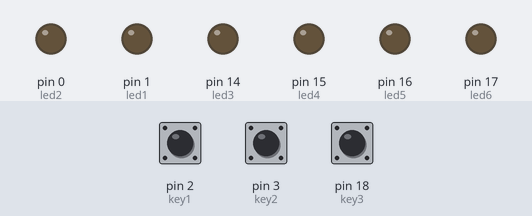
This sketch was run on a simulated Arduino Uno, built with avr-gcc and run on an emulated ATmega328P. Shown: output pins drawn as LEDs (lit = HIGH). Dashed ring = blinking. Inputs (shaded band) come from the test bench; at power-on: pin 2 (key1) HIGH, pin 3 (key2) HIGH, pin 18 (key3) HIGH.

Above: at 1.2 s.
1.3 s: pin 2 (key1) pulled LOW for 0.15 s
At 2.5 s:
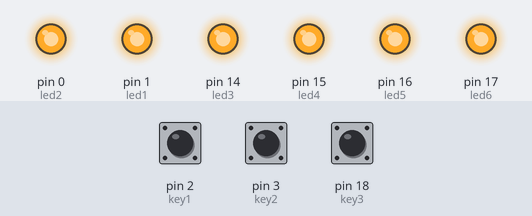
4.3 s: pin 3 (key2) pulled LOW for 0.15 s
At 4.67 s:
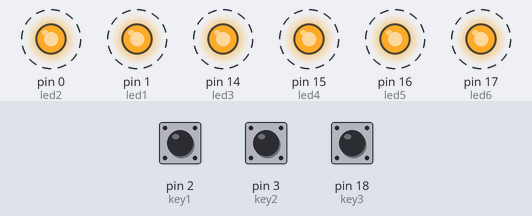
7.3 s: pin 3 (key2) pulled LOW for 3.2 s
At 7.67 s:
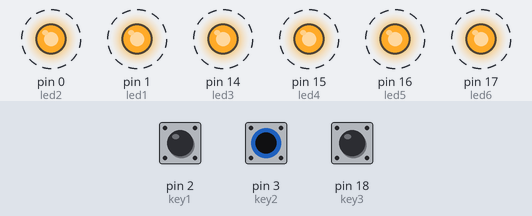
12.0 s: pin 18 (key3) pulled LOW for 0.15 s
At 12.6 s:
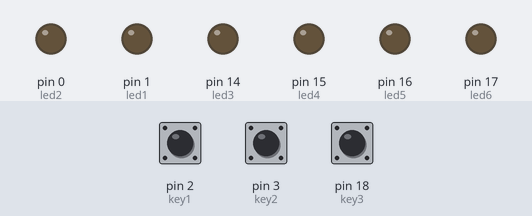
Timing chart, 0 to 14.6 s (numbered marks = the images above; inputs shaded):
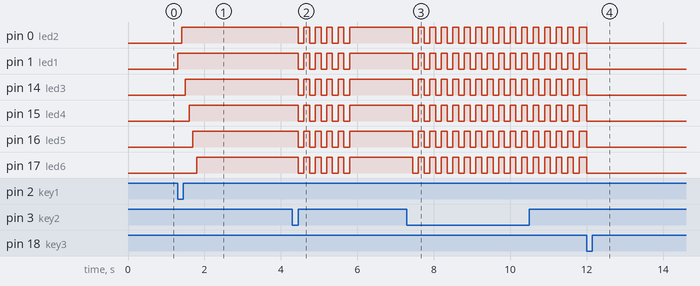

The sketch:

polling.ino
```cpp
#include<string.h>
const byte led1 = 1;
const byte led2= 0;
const byte led3 = 14;
const byte led4= 15;
const byte led5 = 16;
const byte led6= 17;
volatile byte state1 = LOW;
volatile byte state2 = LOW;
volatile byte state3 = LOW;
volatile byte state4 = LOW;
volatile byte state5 = LOW;
volatile byte state6 = LOW;
const byte key1 = 2;
const byte key2 = 3;
const byte key3 = 18;
void setup() {
  // put your setup code here, to run once:
pinMode(led1, OUTPUT);
pinMode(led2, OUTPUT);
pinMode(led3, OUTPUT);
pinMode(led4, OUTPUT);
pinMode(led5, OUTPUT);
pinMode(led6, OUTPUT);
 pinMode(key1, INPUT_PULLUP);
 pinMode(key2, INPUT_PULLUP);
 pinMode(key3, INPUT_PULLUP);
 blinkThree();
}

void loop() {
  if(digitalRead(key1)==LOW){
  blinkOne();
  }
   if(digitalRead(key2)==LOW){
  blinkTwo();
   }
  if(digitalRead(key3)==LOW){
  blinkThree();
   }
}
void blinkOne()
{

digitalWrite(led1,HIGH);
delay(100);
digitalWrite(led2,HIGH);
delay(100);
digitalWrite(led3,HIGH);
delay(100);
digitalWrite(led4,HIGH);
delay(100);
digitalWrite(led5,HIGH);
delay(100);
digitalWrite(led6,HIGH);
delay(100);
}
void blinkTwo()
{
char name[] = "samin";
int n = strlen(name);
for(int i=0;i<n;i++)
{
  digitalWrite(led1, HIGH);
  digitalWrite(led2, HIGH);
  digitalWrite(led3, HIGH);
  digitalWrite(led4, HIGH);
  digitalWrite(led5, HIGH);
  digitalWrite(led6, HIGH);
  delay(150);
  digitalWrite(led1, LOW);
  digitalWrite(led2, LOW);
  digitalWrite(led3, LOW);
  digitalWrite(led4, LOW);
  digitalWrite(led5, LOW);
  digitalWrite(led6, LOW);
  delay(150);
}
 digitalWrite(led1, HIGH);
  digitalWrite(led2, HIGH);
  digitalWrite(led3, HIGH);
  digitalWrite(led4, HIGH);
  digitalWrite(led5, HIGH);
  digitalWrite(led6, HIGH);
}
void blinkThree()
{

  digitalWrite(led1, LOW);
  digitalWrite(led2, LOW);
  digitalWrite(led3, LOW);
  digitalWrite(led4, LOW);
  digitalWrite(led5, LOW);
  digitalWrite(led6, LOW);

}
```

Measured:
- after the input at 1.3 s, pin 0 (led2): LOW → HIGH after 0.10 s; pin 1 (led1): LOW → HIGH at once; pin 14 (led3): LOW → HIGH after 0.20 s; pin 15 (led4): LOW → HIGH after 0.30 s; pin 16 (led5): LOW → HIGH after 0.40 s
- after the input at 4.3 s, pin 0 (led2), pin 1 (led1), pin 14 (led3), pin 15 (led4), pin 16 (led5), pin 17 (led6): alternates HIGH for 0.15 s and LOW for 0.15 s, 10 changes in all, then stays HIGH, starting after 0.15 s
- after the input at 7.3 s, pin 0 (led2), pin 1 (led1), pin 14 (led3), pin 15 (led4), pin 16 (led5), pin 17 (led6): alternates HIGH for 0.15 s and LOW for 0.15 s, starting after 0.15 s
- after the input at 12.0 s, pin 0 (led2), pin 1 (led1), pin 14 (led3), pin 15 (led4), pin 16 (led5), pin 17 (led6): HIGH → LOW at once
